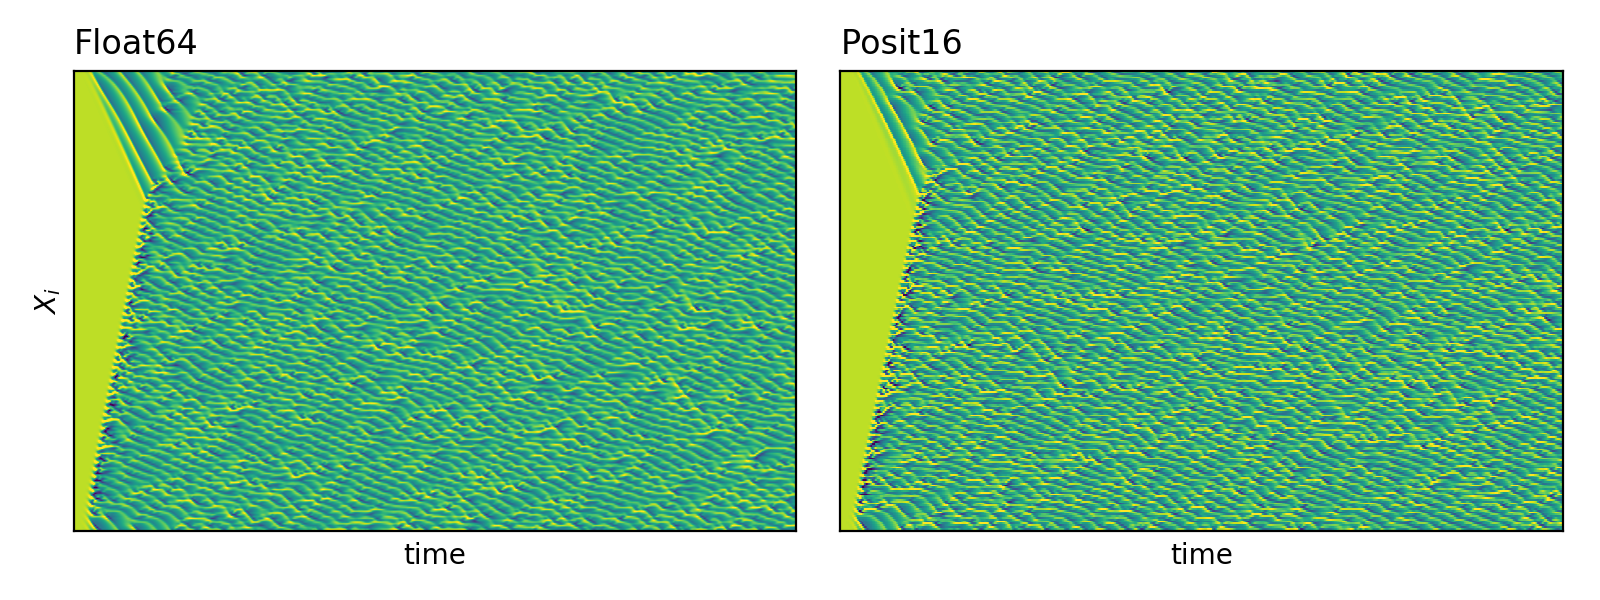

This chart was generated by the following Julia code:
using Lorenz96
using SoftPosit
using PyPlot

Xp = L96(Posit16,F=8.0,N=1000,n=256,Δt=0.05)
Xf = L96(Float64,F=8.0,N=1000,n=256,Δt=0.05)

##
ioff()

cmin = -10
cmax = 10

fig,(ax1,ax2) = subplots(1,2,sharex=true,sharey=true,figsize=(8,3))

ax1.imshow(Xf,vmin=cmin,vmax=cmax,interpolation="bilinear",aspect="auto",origin="lower")
ax2.pcolormesh(Xp,vmin=cmin,vmax=cmax)

ax1.set_xticks([])
ax1.set_yticks([])

xlim(0,size(Xf)[2])
ylim(0,size(Xf)[1])

ax1.set_title("Float64",loc="left")
ax2.set_title("Posit16",loc="left")

ax1.set_ylabel(L"$X_i$")
ax1.set_xlabel("time")
ax2.set_xlabel("time")

tight_layout()
savefig("figs/hovmoeller.png",dpi=200)
